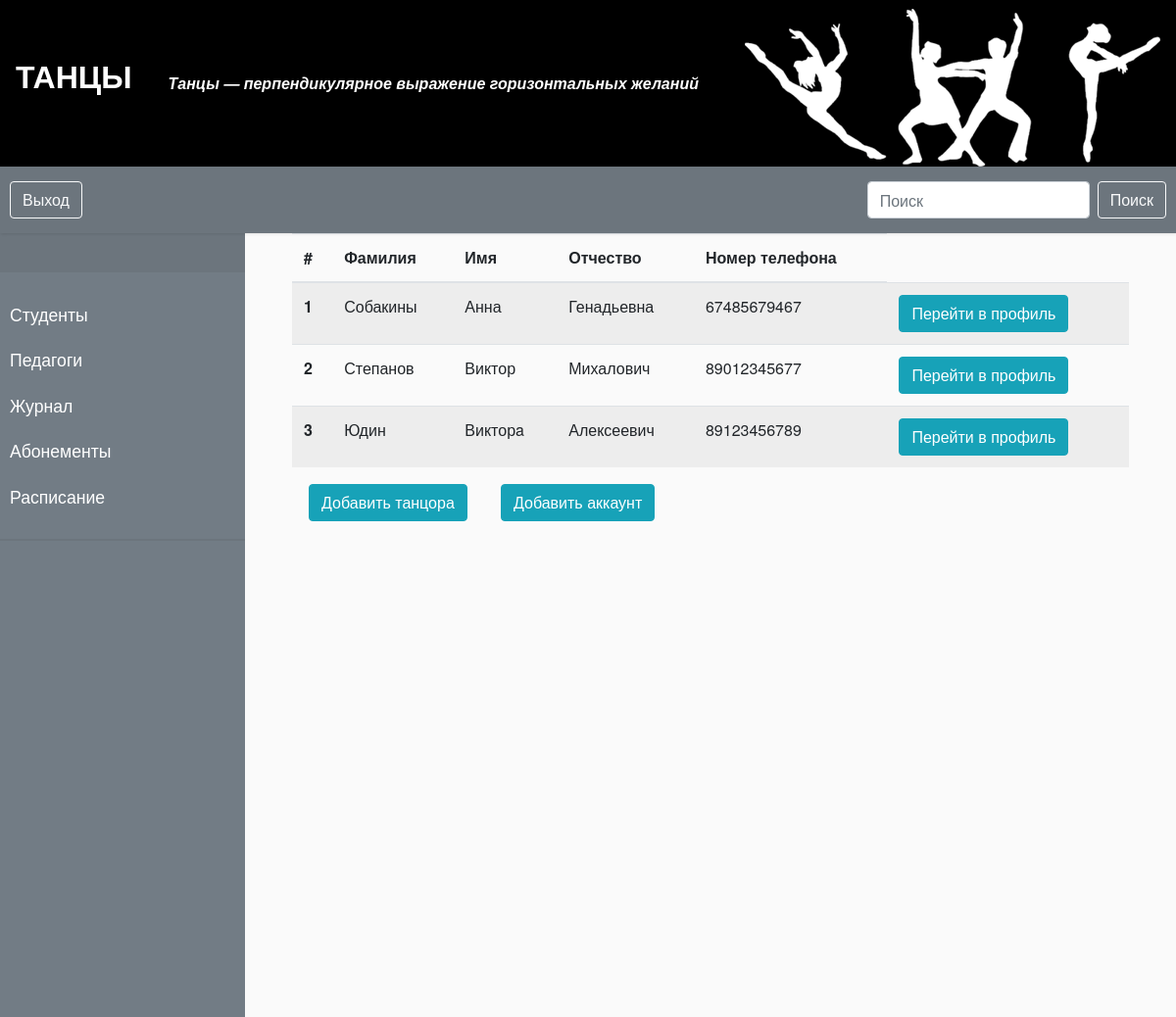
Page /students_list on the committed database.
### main1/models.py (models this page shows, shortened)
class Student(models.Model):
    surname = models.CharField('Фамилия', max_length=50)
    name = models.CharField('Имя', max_length=50)
    middle_name = models.CharField('Отчество', max_length=50)
    number = models.CharField('Номер телефона', max_length=11)
    date_of_birth = models.DateField('Дата рождения', default=timezone.now)
    skill_level = models.CharField('Уровень подготовки', max_length=1, choices=SKILL_TYPES)
    user_id = models.ForeignKey(User11, on_delete=models.CASCADE, db_column='Учетная запись')
    class Meta:
        verbose_name = 'Танцор'
        verbose_name_plural = 'Танцоры'
        ordering = ['surname']

### main1/views.py (the view)
# urls.py: path('students_list', Students_ListView.as_view(), name='students_list'),
class Students_ListView(View):
    def get(self, request):
        search_query = request.GET.get("q")
        if search_query==None:
            user = Student.objects.all()
        else:
            user=Student.objects.filter(
                name__contains=search_query
            )
        context = {
            'user': user
        }
        return render(request, 'Manager/students_list.html', context=context)

### main1/templates/Manager/students_list.html (shortened to what this page needs)
{% extends 'Manager/baseManager.html' %}
 {% block search %}
    <form class="form-inline my-2 my-lg-0"  method="GET" action="{% url 'students_list' %}">
      <input class="form-control mr-sm-2" type="search" placeholder="Поиск" aria-label="Search" name="q">
      <button class="btn btn-outline-light my-2 my-sm-0" type="submit" name="searchButton">Поиск</button>
    </form>{% endblock %}
{%block content%}
<table class="table table-striped">
  <thead>
    <tr>
      <th scope="col">#</th>
      <th scope="col">Фамилия</th>
      <th scope="col">Имя</th>
      <th scope="col">Отчество</th>
      <th scope="col">Номер телефона</th>
    </tr>
  </thead>
  <tbody>
  {% for person in user %}
  <tr>
    <th scope="row">{{ forloop.counter }}</th>
      <td>{{person.surname}}</td>
      <td>{{person.name}} </td>
      <td>{{person.middle_name}}</td>
      <td>{{person.number}}</td>
       <td><a href="{% url 'student_detail' person.id %}"  role="button" type="submit" class="btn btn-info">Перейти в профиль</a></td>
  </tr>
  {% endfor %}
  </tbody>
</table>
<form class="form-inline" style="margin:2% 0;">
<a href="{%url 'add_student'%}" role="button" class="btn btn-info " style="margin:0 2%"><li style="list-style:none;">Добавить танцора</li></a>
<a href="{%url 'add_user'%}" role="button" class="btn btn-info" style="margin:0 2%"><li style="list-style:none;">Добавить аккаунт</li></a>
</form>
{% endblock %}

### main1/static/css/BaseAccUser.css (style rules this page uses)
body { font-family: "HelveticaNeue-Light", "Helvetica Neue Light", "Helvetica Neue","Lucida Grande", sans-serif; margin: 0; background: #fafafa; }
a, a:hover, a:focus { color: inherit; text-decoration: none; transition: all 0.3s; }

### rows in the picture
Student: surname "Собакины", name "Анна", middle_name "Генадьевна", number "67485679467"
Student: surname "Степанов", name "Виктор", middle_name "Михалович", number "89012345677"
Student: surname "Юдин", name "Викторa", middle_name "Алексеевич", number "89123456789"
